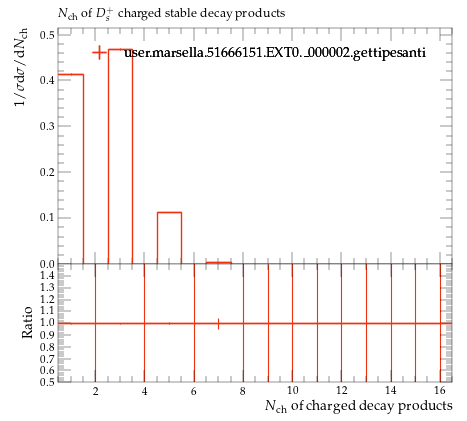

This chart was generated by the following Python code:
#! /usr/bin/env python

# This Python script was auto-generated using YODA v2.0.2.
# Analysis object: /MC_HFDECAYS/DSPLUS_charged_mult
# Timestamp: 24-07-2026 (16:40:05)

import matplotlib as mpl
import matplotlib.pyplot as plt
mpl.use('Agg') # comment out for interactive use
import os
import numpy as np

plotDir = os.path.split(os.path.realpath(__file__))[0]
if 'YODA_USER_PLOT_PATH' in globals():
    plot_outdir = globals()['YODA_USER_PLOT_PATH']
else:
    plot_outdir = plotDir

#plot style
plt.style.use(os.path.join(plotDir, '../default.mplstyle'))
# plot metadata
figW, figH = plt.rcParams['figure.figsize']
ax_xLabel = r'$N_\mathrm{ch}$ of charged decay products'
ax_yLabel = r'$1/\sigma \mathrm{d}\sigma/\mathrm{d}N_\mathrm{ch}$'
ax_title  = r'$N_\mathrm{ch}$ of $D^+_s$ charged stable decay products'
ax_xScale = 'linear'
ax_yScale = 'linear'
xLims = (0.5, 16.5)
yLims = (0.0, 0.5146713)

# TeX-friendly labels for the legend
labels = {
    'legend' : ([ r"user.marsella.51666151.EXT0.\_000002.gettipesanti" ], r""),
}

# Adjust canvas width and height
canvasW = 10.0
canvasH = 9.0
figW *= canvasW/10.
figH *= canvasH/9.

# Create figure and axis objects
fig, (ax, ratio0_ax) = plt.subplots(2, 1, sharex=True,
                  figsize=(figW,figH), gridspec_kw={'height_ratios': (6.0, 3.0)})

# Set figure margins
plt.subplots_adjust(
    left   = 1.0 * plt.rcParams['figure.subplot.left'],
    right  = 1.0 * plt.rcParams['figure.subplot.right'],
    top    = 1.0 * plt.rcParams['figure.subplot.top'],
    bottom = 1.0 * plt.rcParams['figure.subplot.bottom'])

ratio0_ax.yaxis.set_major_locator(mpl.ticker.MultipleLocator(0.1))
ratio0_ax.set_ylim(0.5, 1.4999)
ratio0_ax.set_ylabel('Ratio')

# the numerical data is stored in a separate file
dataf = dict()
prefix = os.path.split(__file__)[0]
if prefix:    prefix = prefix + '/'
exec(open(prefix+'DSPLUS_charged_mult__data.py').read(), dataf)


legend_handles = dict() # keep track of handles for the legend

# style options for curves
# starts at zorder>=5 to draw curve on top of legend
styles = {
  'user.marsella.51666151.EXT0._000002.gettipesanti.yoda.gz': {
    'color' : '#EE3311',
    'linestyle' : '-',
    'linewidth' : 1,
    'marker' : 'none',
    'markersize' : 2,
    'capsize' : 0.0,
    'zorder' : 5,
    'histstyle' : 1,
    'drawstyle' : 'steps-pre',
    'xerrorbars' : 1,
    'yerrorbars' : 1,
    'fillcolor' : None,
    'fillopacity' : 1.0,
    'ratio0_linestyle' : '-',
    'ratio0_linewidth' : 1,
    'ratio0_marker' : 'none',
    'ratio0_markersize' : 2,
    'ratio0_capsize' : 0.0,
    'ratio0_zorder' : 5,
    'ratio0_histstyle' : 1,
    'ratio0_drawstyle' : 'steps-pre',
    'ratio0_xerrorbars' : 1,
    'ratio0_yerrorbars' : 1,
  },
}

# curve from input yoda files in main panel
for label, yvals in dataf['yvals'].items():
    if all(np.isnan(v) for v in dataf['yvals'][label]):
        continue
    tmp = None
    if styles[label]['histstyle']: # draw as histogram
        xpos = dataf['xedges'][label] if styles[label]['drawstyle'] else dataf['xpoints'][label]
        ypos = np.insert(yvals, 0, yvals[0]) if styles[label]['drawstyle'] else yvals
        if styles[label]['fillcolor']: # fill area below curve
            ax.fill_between(xpos, ypos, step='pre',
                            color=styles[label]['fillcolor'],
                            alpha=styles[label]['fillopacity'])
        tmp, = ax.plot(xpos, ypos,
                       color=styles[label]['color'],
                       linestyle=styles[label]['linestyle'],
                       linewidth=styles[label]['linewidth'],
                       drawstyle=styles[label]['drawstyle'], solid_joinstyle='miter',
                       zorder=styles[label]['zorder'], label=label)
    tmp = ax.errorbar(dataf['xpoints'][label], yvals,
                      xerr=np.array(dataf['xerrs'][label])*styles[label]['xerrorbars'],
                      yerr=np.array(dataf['yerrs'][label])*styles[label]['yerrorbars'],
                      fmt=styles[label]['marker'], capsize=styles[label]['capsize'],
                      markersize=styles[label]['markersize'],
                      ecolor=styles[label]['color'],
                      color=styles[label]['color'], zorder=styles[label]['zorder'])
    tmp[-1][0].set_linestyle(styles[label]['linestyle'])
    tmp[-1][0].set_linewidth(styles[label]['linewidth'])
    if label in dataf['add_legend_handle']:  legend_handles[label] = tmp
    for varLabel in dataf['variation_yvals'].keys():
        if varLabel.startswith(label):
            tmp, = ax.plot(dataf['xedges'][label], dataf['variation_yvals'][varLabel],
                           color=styles[label]['color'],
                           linestyle=styles[label]['linestyle'],
                           linewidth=styles[label]['linewidth'],
                           drawstyle='steps-pre', solid_joinstyle='miter',
                           zorder=styles[label]['zorder'], alpha=0.5)


# plots on ratio panel
# curve from input yoda files in ratio panel
for label, yvals in dataf['ratio0_yvals'].items():
    if all(np.isnan(v) for v in yvals):
        continue
    if styles[label]['ratio0_histstyle']: # plot as histogram
        xpos = dataf['xedges']['user.marsella.51666151.EXT0._000002.gettipesanti.yoda.gz'] if styles[label]['ratio0_drawstyle'] else dataf['xpoints']['user.marsella.51666151.EXT0._000002.gettipesanti.yoda.gz']
        ypos = np.insert(yvals, 0, yvals[0]) if styles[label]['ratio0_drawstyle'] else yvals
        ratio0_ax.plot(xpos, ypos,
                       color=styles[label]['color'],
                       linewidth=styles[label]['linewidth'],
                       linestyle=styles[label]['ratio0_linestyle'],
                       drawstyle=styles[label]['ratio0_drawstyle'], zorder=styles[label]['zorder'],
                       solid_joinstyle='miter')
    tmp = ratio0_ax.errorbar(dataf['xpoints']['user.marsella.51666151.EXT0._000002.gettipesanti.yoda.gz'], yvals,
                             xerr=np.array(dataf['ref_xerrs'])*styles[label]['ratio0_xerrorbars'],
                             yerr=np.array(dataf['ratio0_yerrs'][label])*styles[label]['ratio0_yerrorbars'],
                             fmt=styles[label]['ratio0_marker'], capsize=styles[label]['ratio0_capsize'],
                             markersize=styles[label]['ratio0_markersize'],
                             ecolor=styles[label]['color'],
                             color=styles[label]['color'])
    tmp[-1][0].set_linestyle(styles[label]['ratio0_linestyle'])
    tmp[-1][0].set_linewidth(styles[label]['ratio0_linewidth'])

    for varlabel in dataf['ratio0_variation_vals'].keys():
        if varlabel.startswith(label):
            ratio0_ax.plot(dataf['xedges']['user.marsella.51666151.EXT0._000002.gettipesanti.yoda.gz'],
                            dataf['ratio0_variation_vals'][varlabel],
                            color=styles[label]['color'],
                            linestyle=styles[label]['linestyle'],
                            linewidth=styles[label]['linewidth'],
                            drawstyle='steps-pre', solid_joinstyle='miter',
                            zorder=1, alpha=0.5)

legend_items = list(legend_handles.values())
ax.add_artist(ax.legend(legend_items,
                        labels['legend'][0],
                        title=labels['legend'][1],
                        alignment='left',
                        loc='upper center',
                        bbox_to_anchor=(0.5, 0.97)))

# set plot metadata as defined above
ratio0_ax.set_xlabel(ax_xLabel)
ratio0_ax.xaxis.set_label_coords(1., -0.15)
ax.set_ylabel(ax_yLabel, ha='right', va='top')
ax.yaxis.set_label_coords(-0.11, 1.0)
ax.set_title(ax_title, loc='left')
ax.set_xscale(ax_xScale)
ax.set_yscale(ax_yScale)
ax.set_xlim(xLims)
ax.set_ylim(yLims)

# tick formatting
plt.rcParams['xtick.top'] = True
plt.rcParams['ytick.right'] = True
fig.align_ylabels((ax, ratio0_ax))
plt.savefig(os.path.join(plot_outdir, 'DSPLUS_charged_mult.pdf'), format='PDF')
plt.savefig(os.path.join(plot_outdir, 'DSPLUS_charged_mult.png'), format='PNG')

plt.close(fig)
